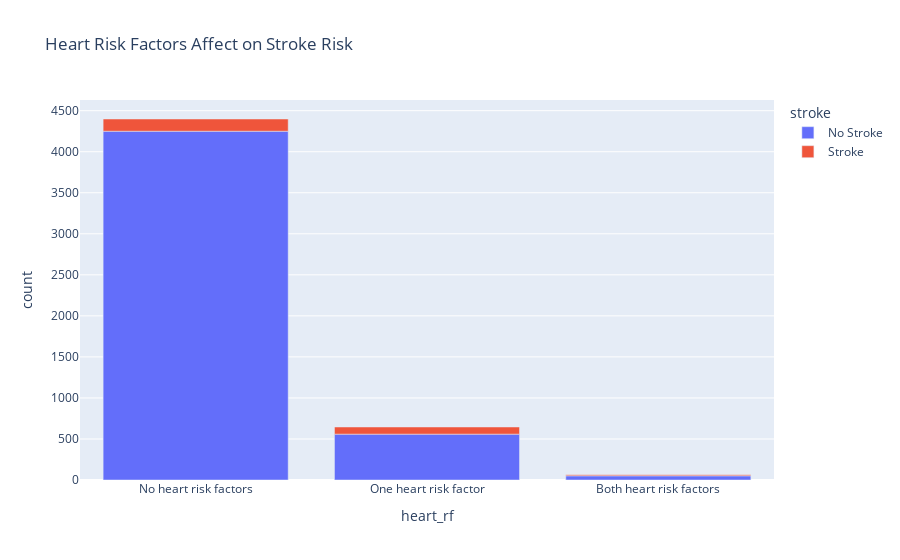

The notebook cell saved with this chart:
### Code cell
heart_risk = df.groupby(['heart_rf', 'stroke']).agg({'stroke': 'count'}).rename(columns = {'stroke': 'count'}).reset_index()

heart_risk.iloc[[0,1], 0] = 'No heart risk factors'
heart_risk.iloc[[2,3], 0] = 'One heart risk factor'
heart_risk.iloc[[4, 5], 0] = 'Both heart risk factors'
heart_risk.iloc[[0,2,4], 1] = 'No Stroke'
heart_risk.iloc[[1,3,5],1] = 'Stroke'

px.bar(heart_risk, x = 'heart_rf', y = 'count', color = 'stroke', title = 'Heart Risk Factors Affect on Stroke Risk',)

### Figure 1 — Plotly figure (JSON) as saved in the notebook; plotly's stock layout.template omitted (floating-point values rounded to 4 significant figures)
{"data": [{"alignmentgroup": "True", "hovertemplate": "stroke=No Stroke<br>heart_rf=%{x}<br>count=%{y}<extra></extra>", "legendgroup": "No Stroke", "marker": {"color": "#636efa"}, "name": "No Stroke", "offsetgroup": "No Stroke", "orientation": "v", "showlegend": true, "textposition": "auto", "type": "bar", "x": ["No heart risk factors", "One heart risk factor", "Both heart risk factors"], "xaxis": "x", "y": [4250, 559, 51], "yaxis": "y"}, {"alignmentgroup": "True", "hovertemplate": "stroke=Stroke<br>heart_rf=%{x}<br>count=%{y}<extra></extra>", "legendgroup": "Stroke", "marker": {"color": "#EF553B"}, "name": "Stroke", "offsetgroup": "Stroke", "orientation": "v", "showlegend": true, "textposition": "auto", "type": "bar", "x": ["No heart risk factors", "One heart risk factor", "Both heart risk factors"], "xaxis": "x", "y": [149, 87, 13], "yaxis": "y"}], "layout": {"barmode": "relative", "legend": {"title": {"text": "stroke"}, "tracegroupgap": 0}, "title": {"text": "Heart Risk Factors Affect on Stroke Risk"}, "xaxis": {"anchor": "y", "domain": [0, 1], "title": {"text": "heart_rf"}}, "yaxis": {"anchor": "x", "domain": [0, 1], "title": {"text": "count"}}}}
